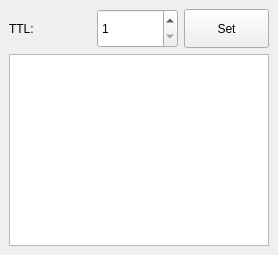
<?xml version="1.0" encoding="UTF-8"?>
<ui version="4.0">
 <class>MainWindow</class>
 <widget class="QMainWindow" name="MainWindow">
  <property name="geometry">
   <rect>
    <x>0</x>
    <y>0</y>
    <width>278</width>
    <height>255</height>
   </rect>
  </property>
  <property name="windowTitle">
   <string>MainWindow</string>
  </property>
  <widget class="QWidget" name="centralwidget">
   <property name="sizePolicy">
    <sizepolicy hsizetype="Minimum" vsizetype="Minimum">
     <horstretch>0</horstretch>
     <verstretch>0</verstretch>
    </sizepolicy>
   </property>
   <layout class="QVBoxLayout" name="verticalLayout_3">
    <property name="sizeConstraint">
     <enum>QLayout::SetMaximumSize</enum>
    </property>
    <item>
     <layout class="QVBoxLayout" name="verticalLayout">
      <property name="sizeConstraint">
       <enum>QLayout::SetMinimumSize</enum>
      </property>
      <item>
       <layout class="QHBoxLayout" name="horizontalLayout">
        <property name="sizeConstraint">
         <enum>QLayout::SetMinimumSize</enum>
        </property>
        <item>
         <widget class="QLabel" name="ttl_label">
          <property name="text">
           <string>TTL:</string>
          </property>
         </widget>
        </item>
        <item>
         <widget class="QSpinBox" name="ttl_value">
          <property name="sizePolicy">
           <sizepolicy hsizetype="Minimum" vsizetype="MinimumExpanding">
            <horstretch>0</horstretch>
            <verstretch>0</verstretch>
           </sizepolicy>
          </property>
          <property name="minimum">
           <number>1</number>
          </property>
         </widget>
        </item>
        <item>
         <widget class="QPushButton" name="ttl_button">
          <property name="sizePolicy">
           <sizepolicy hsizetype="Minimum" vsizetype="MinimumExpanding">
            <horstretch>0</horstretch>
            <verstretch>0</verstretch>
           </sizepolicy>
          </property>
          <property name="minimumSize">
           <size>
            <width>85</width>
            <height>0</height>
           </size>
          </property>
          <property name="text">
           <string>Set</string>
          </property>
         </widget>
        </item>
       </layout>
      </item>
      <item>
       <layout class="QGridLayout" name="gridLayout_2">
        <property name="sizeConstraint">
         <enum>QLayout::SetDefaultConstraint</enum>
        </property>
        <item row="1" column="0">
         <widget class="QTextBrowser" name="main_panel"/>
        </item>
       </layout>
      </item>
     </layout>
    </item>
   </layout>
   <zorder>verticalLayoutWidget</zorder>
   <zorder>verticalLayoutWidget</zorder>
   <zorder>scrollArea</zorder>
  </widget>
 </widget>
 <resources/>
 <connections/>
</ui>
